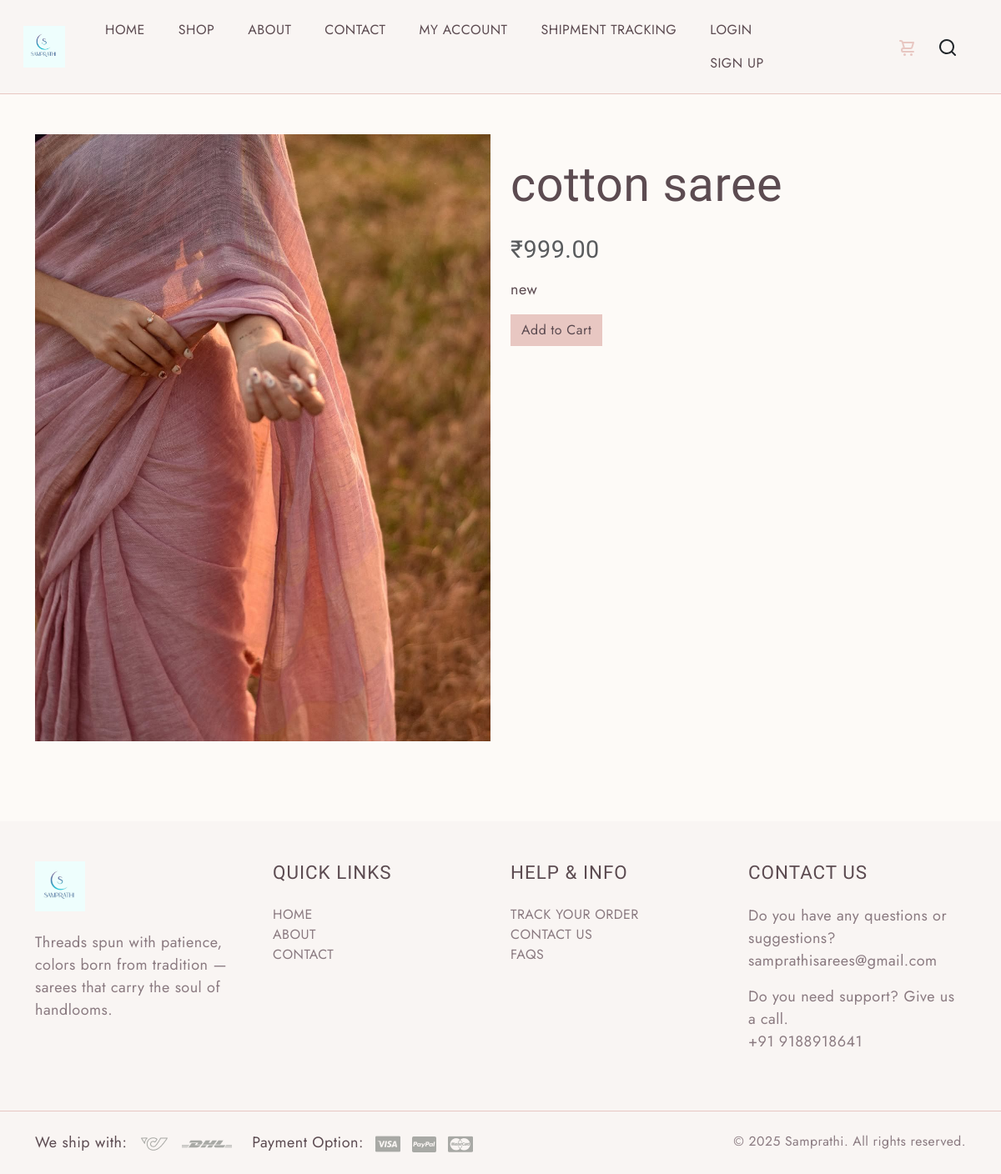
/product/1/, run on the app's committed database.
### products/models.py (models this page shows, shortened)
class Product(models.Model):
    name = models.CharField(max_length=200)
    price = models.DecimalField(max_digits=8, decimal_places=2)
    description = models.TextField()
    image = models.ImageField(upload_to='products/')
    stock = models.IntegerField()
    available = models.BooleanField(default=True)

### products/views.py (the view)
# urls.py: path('product/<int:id>/', views.product_detail, name='product_detail'),
def product_detail(request, id):
    product = get_object_or_404(Product, id=id)
    return render(request, "products/product_detail.html", {
        "product": product
    })

### products/context_processors.py (called while the page is built)
def cart_count(request):
    cart = request.session.get('cart', {})
    count = sum(cart.values())
    return {
        'cart_count': count
    }

### products/templates/products/product_detail.html
{% extends "products/base.html" %}
{% block content %}
<div class="container py-5">
    <div class="row">
        <div class="col-md-6">
            <img src="{{ product.image.url }}" class="img-fluid">
        </div>
        <div class="col-md-6">
            <h2>{{ product.name }}</h2>
            <h4 class="text-muted">₹{{ product.price }}</h4>
            <p class="mt-3">
                {{ product.description }}
            </p>
            <a href="{% url 'add_to_cart' product.id %}" class="btn btn-dark">
                 Add to Cart
            </a>
        </div>
    </div>
</div>
{% endblock %}

### static/style.css (style rules this page uses)
body { --heading-font: "Marcellus", Roboto, sans-serif; --heading-font-weight: 400; --heading-color: #111; --heading-line-height: 1.24; --swiper-theme-color: #8C907E; --bs-body-font-family: "Jost", Roboto, sans-serif; --bs-body-font-size: 18px; --bs-body-font-weight: 400; --bs-body-line-height: 1.5; --bs-body-color: #8f8f8f; --bs-body-color-rgb: 143, 143, 143; --bs-primary: #8C907E; --bs-secondary: #6c757d; --bs-black: #111; --bs-light: #F1F1F0; --bs-dark: #212529; --bs-gray: #9aa1a7; --bs-gray-dark: #51565b; --bs-primary-rgb: 140, 144, 126; --bs-secondary-rgb: 108, 117, 125; --bs-black-rgb: 17, 17, 17; --bs-light-rgb: 241, 241, 240; --bs-dark-rgb: 33, 37, 41; --bs-link-color: #111; --bs-link-color-rgb: 17, 17, 17; --bs-link-decoration: underline; --bs-link-hover-color: #111; --bs-link-hover-color-rgb: 17, 17, 17; }
body { letter-spacing: 0.03rem; }
h1, .h1, h2, .h2, h3, .h3, h4, .h4, h5, .h5, h6, .h6 { font-family: var(--heading-font); font-weight: var(--heading-font-weight); color: var(--heading-color); line-height: var(--heading-line-height); }
h1, h2, h3 { margin: 25px 0; }
h2, .h2 { font-size: 3.6rem; }
h4, .h4 { font-size: 1.8rem; }
a { text-decoration: none; }
.btn { --bs-btn-border-radius: 0; }

### products/templates/products/base.html (style rules this page uses)
body { background-color: #fdfaf7; color: #5c4b51; font-family: 'Jost', sans-serif; }
h1, h2, h3, h4, h5, h6 { font-family: 'Marcellus', serif; color: #5c4b51; }
.btn-primary, .btn-dark, .btn.btn-primary.btn-lg { background-color: #e8c7c2 !important; border-color: #e8c7c2 !important; color: #5c4b51 !important; transition: all 0.3s ease; }
a:not(.nav-link) { color: #e8c7c2; }

### data on the page
Product: image (picture), name "cotton saree", price "999.00", description "new"
